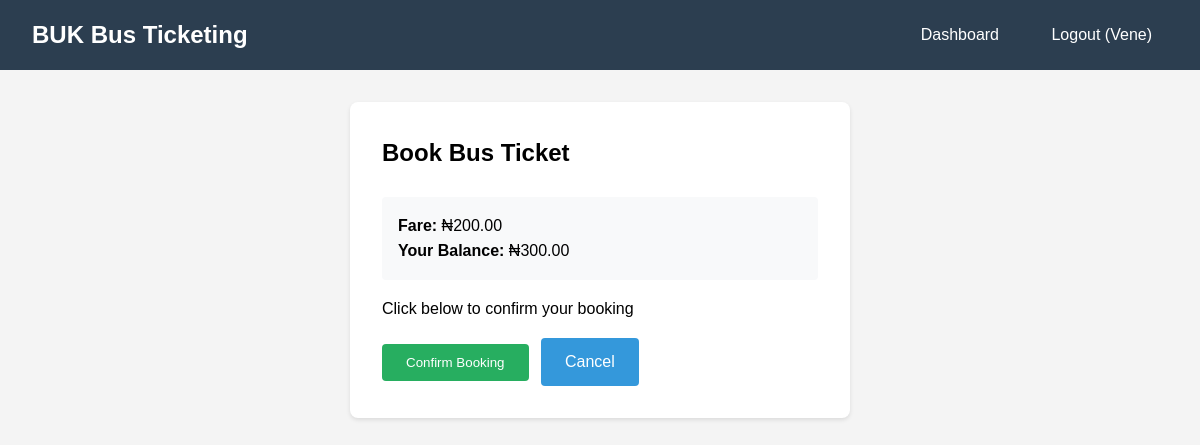
Page /booking/create/ (signed in) on the earlier database version.
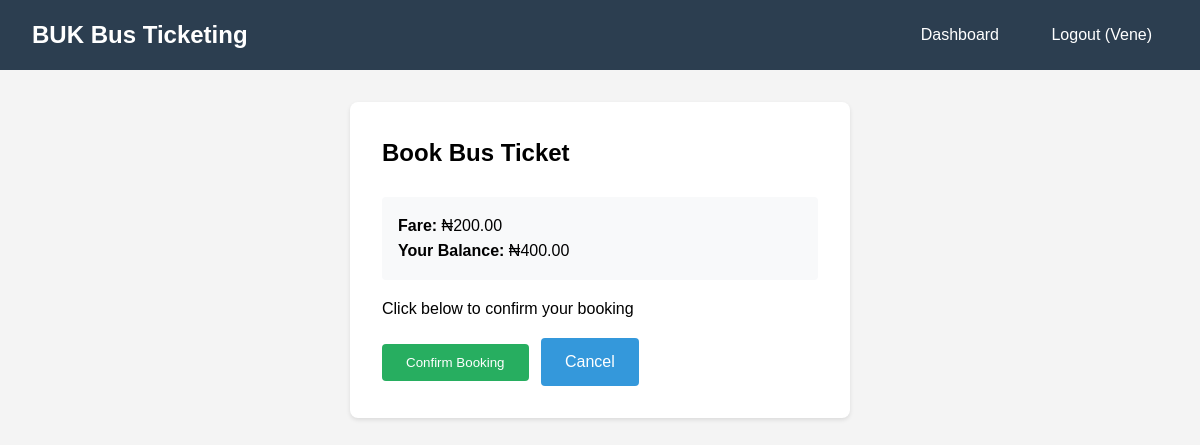
Same page on the later database version.
### tickets/models.py (models this page shows, shortened)
class Wallet(models.Model):
    user = models.OneToOneField(User, on_delete=models.CASCADE, related_name='wallet')
    balance = models.DecimalField(max_digits=10, decimal_places=2, default=0.00)
    created_at = models.DateTimeField(auto_now_add=True)
    updated_at = models.DateTimeField(auto_now=True)

### tickets/views.py (the view, shortened to what this page needs)
# urls.py: path('booking/create/', views.create_booking, name='create_booking'),
@login_required
def create_booking(request):
    wallet = request.user.wallet
    fare = Decimal('200.00')  # Fixed fare
    context = {
        'wallet': wallet,
        'fare': fare,
    }
    return render(request, 'tickets/create_booking.html', context)

### tickets/templates/tickets/create_booking.html (shortened to what this page needs)
{% extends 'tickets/base.html' %}
{% block content %}
<div class="card" style="max-width: 500px; margin: 0 auto;">
    <h2 style="margin-bottom: 1.5rem;">Book Bus Ticket</h2>
    <div style="background: #f8f9fa; padding: 1rem; border-radius: 4px; margin-bottom: 1rem;">
        <p><strong>Fare:</strong> ₦{{ fare }}</p>
        <p><strong>Your Balance:</strong> ₦{{ wallet.balance }}</p>
    </div>
    {% if wallet.balance >= fare %}
        <form method="post">
            <p style="margin-bottom: 1rem;">Click below to confirm your booking</p>
            <button type="submit" class="btn btn-success">Confirm Booking</button>
            <a href="{% url 'tickets:dashboard' %}" class="btn" style="margin-left: 0.5rem;">Cancel</a>
        </form>
    {% else %}
        <a href="{% url 'tickets:fund_wallet' %}" class="btn btn-success">Fund Wallet First</a>
        <a href="{% url 'tickets:dashboard' %}" class="btn" style="margin-left: 0.5rem;">Back</a>
    {% endif %}
</div>
{% endblock %}

Differences in the rows shown:
changed Wallet: balance "300.00" → "400.00"
